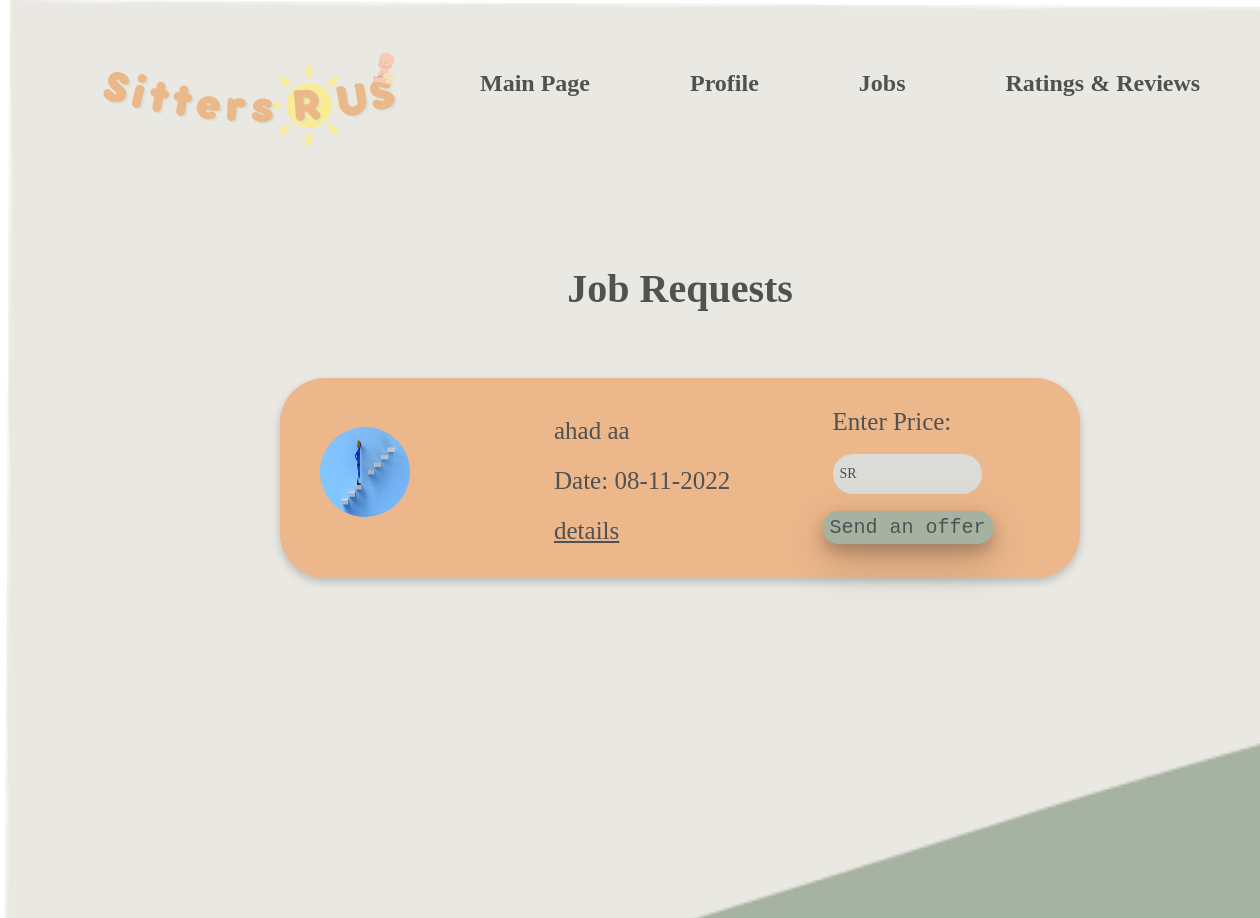
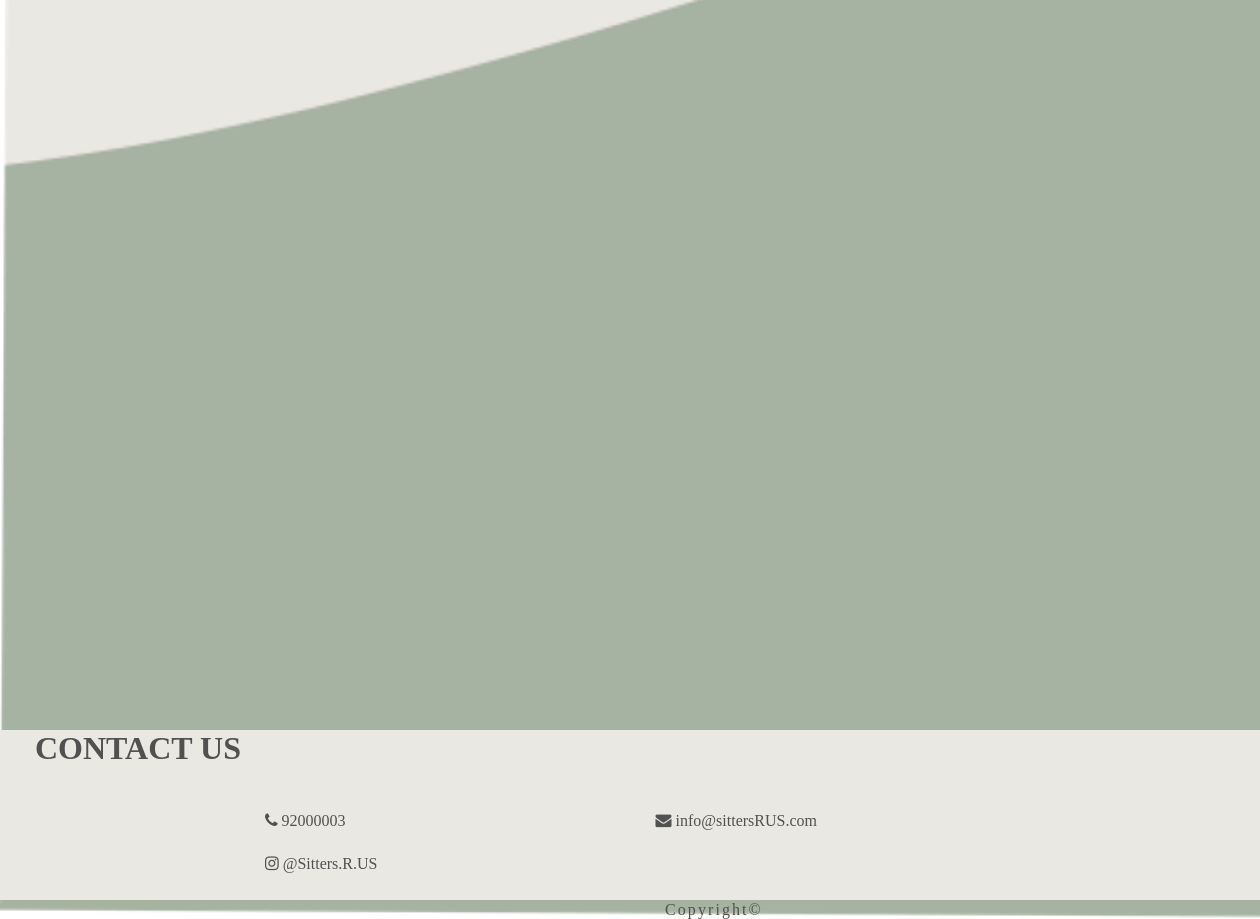
Screenshot of /Job_Request.php (signed in) with the database file from the repository (2 pictures, top to bottom).
### tables this page shows
CREATE TABLE `job_request` (
  `req_id` int(20) NOT NULL,
  `kidfirst_name` varchar(100) NOT NULL,
  `kidlast_name` varchar(100) NOT NULL,
  `kidgender` varchar(50) NOT NULL,
  `kidage` int(20) NOT NULL,
  `service` text NOT NULL,
  `duration` int(20) NOT NULL,
  `user_id` int(20) NOT NULL,
  `status` int(20) NOT NULL,
  `request_date` varchar(100) NOT NULL
);

CREATE TABLE `users` (
  `id` int(20) NOT NULL,
  `first_name` varchar(100) NOT NULL,
  `last_name` varchar(100) NOT NULL,
  `email` varchar(100) NOT NULL,
  `password` varchar(255) NOT NULL,
  `city` varchar(100) NOT NULL,
  `location` varchar(255) NOT NULL,
  `ID_number` varchar(20) NOT NULL,
  `phone_number` varchar(50) NOT NULL,
  `age` int(20) NOT NULL,
  `gender` varchar(100) NOT NULL,
  `bio` text NOT NULL,
  `image` varchar(255) NOT NULL,
  `user_type` int(20) NOT NULL
);

### Job_Request.php (the view, shortened to what this page needs)
<!DOCTYPE html>
<html>
    <head>
        <link rel="stylesheet" type="text/css" href="MainStyle.css">
        <link rel="stylesheet" type="text/css" href="Ahad Style-1.css">
        <link rel="stylesheet" href="https://stackpath.bootstrapcdn.com/font-awesome/4.7.0/css/font-awesome.min.css">
    </head>
    <body>
        <div id="body1">
		<?php
		include("connection.php");
include("sitter_menu.php");
?>
        </div>
        <div class="List-1">
            <div class="List-2">
                <div class="lable-b">
                   <h4>Job Requests</h4>
                </div>
                <div class="container">
                        <ul class="job-list">
						<?php
						$std=0;
$query="select * from job_request where status='$std'";
$view=mysqli_query($connection,$query);
while($rows=mysqli_fetch_array($view)){
$req_id=$rows['req_id'];
$parent_id=$rows['user_id'];
$request_date=$rows['request_date'];
$query1="select * from users where id='$parent_id'";
$view1=mysqli_query($connection,$query1);
$rows1=mysqli_fetch_array($view1);
$first_name=$rows1['first_name'];
$last_name=$rows1['last_name'];
$image=$rows1['image'];
						?>
                        <div class="card">
                        <div class="perant-data">
                            <li>
									<?php
									if($image==''){
									?>
                               <img src="Images/female.jpeg" alt="perant picture" class="perant-pic">
								<?php
								}
									else {
									?>
									<img src="<?php echo $image; ?>" alt="perant picture" class="perant-pic">
									<?php
								}
									?>
                            </li>
                            <li id = "perant-info">
                                <p><?php echo $first_name." ".$last_name;     ?></p>
                                <p>Date: <?php echo $request_date; ?> </p>
                                <p><a href = "Job_request_details.php?r_id=<?php echo $req_id; ?>" id="link"> details</a></p>
                            </li>
                            <li id = "send-offer">
                                <form method="post" action="Job_Request.php">
                                    <label>Enter Price:</label>
                                    <div class="flex">
                                        <span class="currency">SR</span>
                                        <input type="text" class="text" name="price" oninput="this.value = this.value.replace(/[^0-9.]/g, '').replace(/(\..*?)\..*/g, '$1');"  required>
                                        </div>
                                     <input type="submit" value="Send an offer" class="button" name="bid">
                                </form>
                            </li>
                        </div></div>
<?php
}
?>
                </ul>
                </div>
            </div>
        </div>
        <footer id="footer">
            <div id="Ctext">Contact us</div>
			<div class="social-icon">
			<div class="bottom">
			<a href="tel:92000003" class="line"><i class="fa fa-phone"></i> 92000003</a> </div>
			<div class="bottom">
			<a href="mailto:info@sittersRUS.com" class="line"><i class="fa fa-envelope"></i> info@sittersRUS.com</a> </div>
			<div class="bottom">
			<a href="https://instagram.com/sitters.r.us.sa?igshid=Y2ZmNzg0YzQ" class="line"><i class="fa fa-instagram"></i> @Sitters.R.US</a></div>
			<br><br>
			<div class = "bottom"><div class = "copyright"><center>Copyright&copy; </center></div></div>
		    </div>
		</footer>
    </body>
</html>

### MainStyle.css (style rules this page uses)
* { margin: 0; padding: 0; }
body { min-height: 100vh ; background-image: url('Images/wall.png'); background-size: cover; background-repeat: no-repeat; font-family: fantasy; }
.line { color: #515151; text-decoration:none; text-align:center; }
#footer { background-color: #EAE8E3; color:#515151 ; position : sticky; height: 170px; text-align: center; margin-top: 80%; }
#Ctext { text-align: left; font-size: 32px; font-weight: bolder; position: relative; left: 35px; text-transform: uppercase; }
.social-icon { padding: 20px 30px; }
.bottom { left: 80px; position: relative; float: left; padding-right: 155px; padding-left: 155px; font-family: fantasy; color: #515151; margin-top: 25px; }
.copyright { position: relative; align-items: center; text-align: center; letter-spacing: 0.13em; margin-left: 400px; margin-top: 3px; color: #515151; }
a { text-decoration: none; color: #515151; }

### Ahad Style-1.css (style rules this page uses)
.List-1 { display:flex; align-items: center; justify-content: center; }
.List-2 { height: 80vh; width: 110vh; position: relative; right: 360px; top: 70px; }
.lable-b { color: #515151; font-weight: bolder; height: 80px; margin-top: 180px; text-align: center; padding: 15px 20px; font-size: 40px; }
.container { display: flex ; justify-content: center; height: 500px; overflow: scroll; }
.card { color: #515151; background-color: #ECB78B; box-sizing: border-box; box-shadow: 0 4px 8px 0 rgba(0,0,0,0.2); width: 100vh; height: 200px; margin: 18px; border-radius: 45px ; }
.perant-pic { height:90px ; width: 90px; border-radius: 50%; padding: 2px; }
label,input { display:flex; flex-direction:column; }
#send-offer { position: relative; right: 40px; bottom: 7px; line-height: 2.5; }
.flex { display: flex; justify-content: flex-start; }
form .currency { font-size: 14px; background-color: #dbdcd8; border: 2px solid #dbdcd8; border-right:0 ; line-height: 2.5; border-radius: 20px 0 0 20px; padding: 0 5px 0 5px; }
form .text { font-family: fantasy; color:#515151; outline: none; background-color: #dbdcd8; border: none; height: 40px; border-radius: 0 20px 20px 0; }
.button { background-color:#A5B2A1 ; outline: none; padding: 5px 7px; display: inline-block; cursor:pointer; font-size: 20px; font-family:monospace ; text-align: center; margin-top: 10px; text-decoration:none ; outline: none; color:#515151; border: none; border-radius: 15px; box-shadow:0 8px 16px 0 rgba(0, 0, 0, 0.24), 0 17px 50px 0 rgba(0, 0, 0, 0.19); position: relative; right: 10px; }
.perant-data { position: relative; top: 20px; font-size: 25px; display: flex; justify-content: space-between; align-items: center; padding: 0 1.5em; transition: 0.3s; line-height: 2; }
.perant-data li { list-style-type: none; display: inline-block; }
.text { border-radius: 5px; width: 120px; font-size: 14px; }
#link { text-decoration: underline; }

### rows the page displays
job_request: user.image (picture), user.first_name "ahad", user.last_name "aa", request_date "08-11-2022"
